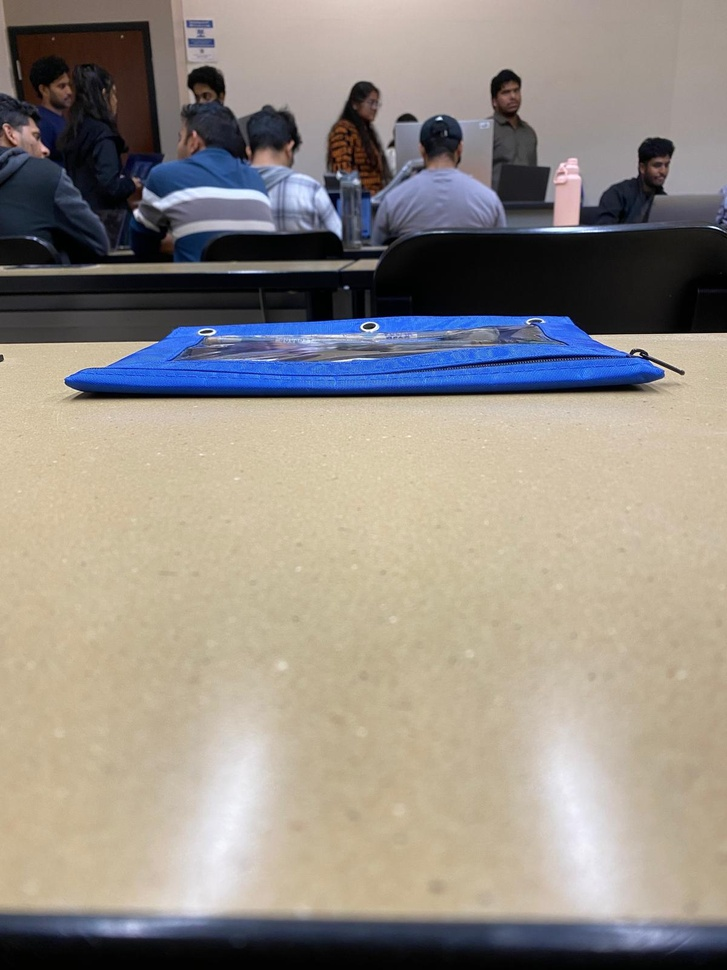
#> input picture hwsources/reference.jpg, 727 x 970 px, shrunk from 1200 x 1600 before the run; its folder holds only this picture in this run
$ python Assignment3Part1.py   (older library calls are emulated)
#> lines starting #> are read from the running program, lines starting #| are printed output that depends on the picture; after the words box and inside, x2 and y2 are one past the last pixel; in counts of white or black regions, pixels touching at a corner belong together
"""
CSC 8830 Assignment 3 - Problems 1, 2, & 3
Author: [Your Name]

Description:
    A comprehensive toolkit to process a dataset of images for:
    1. Gradients (Magnitude, Angle) & Laplacian of Gaussian (LoG).
    2. Feature Detection (Canny Edges, Harris Corners).
    3. Exact Boundary Detection (Contours).

Usage:
    python assignment3_cv_toolkit.py
    (Follow prompts to provide image directory)
"""

import cv2
import numpy as np
import os
import glob
import matplotlib.pyplot as plt

def process_gradients_log(img_gray):
    """ Problem 1: Gradient Mag/Angle and LoG """
    # 1. Gradients (Sobel)
    gx = cv2.Sobel(img_gray, cv2.CV_64F, 1, 0, ksize=3)
    gy = cv2.Sobel(img_gray, cv2.CV_64F, 0, 1, ksize=3)

    # Magnitude and Angle
    magnitude = cv2.magnitude(gx, gy)
    angle = cv2.phase(gx, gy, angleInDegrees=True)

    # Normalize Magnitude for visualization
    magnitude_norm = cv2.normalize(magnitude, None, 0, 255, cv2.NORM_MINMAX).astype(np.uint8)

    # 2. Laplacian of Gaussian (LoG)
    # Blur first (Gaussian), then Laplacian
    blurred = cv2.GaussianBlur(img_gray, (3, 3), 0)
    log = cv2.Laplacian(blurred, cv2.CV_64F)
    log_norm = cv2.normalize(np.abs(log), None, 0, 255, cv2.NORM_MINMAX).astype(np.uint8)

    return magnitude_norm, angle, log_norm

def detect_features(img_gray):
    """ Problem 2: Edges and Corners """
    # 1. Edge Detection (Canny)
    edges = cv2.Canny(img_gray, 100, 200)

    # 2. Corner Detection (Harris)
    # dst returns a response map
    dst = cv2.cornerHarris(img_gray, blockSize=2, ksize=3, k=0.04)
    # Dilate for marking corners clearly
    dst_dilated = cv2.dilate(dst, None)

    return edges, dst_dilated

def find_exact_boundaries(img_rgb, img_gray):
    """ Problem 3: Exact Object Boundaries (Contours) """
    # Preprocessing for better contour detection
    blurred = cv2.GaussianBlur(img_gray, (5, 5), 0)

    # Otsu's thresholding automatically finds best threshold
    _, thresh = cv2.threshold(blurred, 0, 255, cv2.THRESH_BINARY + cv2.THRESH_OTSU)

    # Find Contours
    contours, hierarchy = cv2.findContours(thresh, cv2.CV_RETR_EXTERNAL, cv2.CHAIN_APPROX_SIMPLE)

    # Draw contours on a copy
    boundary_img = img_rgb.copy()
    cv2.drawContours(boundary_img, contours, -1, (0, 255, 0), 2)

    return boundary_img, contours

def main():
    print("=== Assignment 3: CV Toolkit ===")
    img_dir = input("Enter path to dataset folder (containing 10 images): ").strip()
#> the answer given: .

    if not os.path.exists(img_dir):
        print(f"[ERROR] Directory '{img_dir}' not found.")
        return

    # Load all images
    extensions = ['*.jpg', '*.png', '*.jpeg']
    img_files = []
    for ext in extensions:
        img_files.extend(glob.glob(os.path.join(img_dir, ext)))

    print(f"[INFO] Found {len(img_files)} images.")

    for fpath in img_files:
        filename = os.path.basename(fpath)
        print(f"\nProcessing {filename}...")

        img = cv2.imread(fpath)
#> img is the input picture: shape (970, 727, 3); mean B, G, R 133.4, 141, 148.1
        if img is None: continue
        img_rgb = cv2.cvtColor(img, cv2.COLOR_BGR2RGB)
        img_gray = cv2.cvtColor(img, cv2.COLOR_BGR2GRAY)
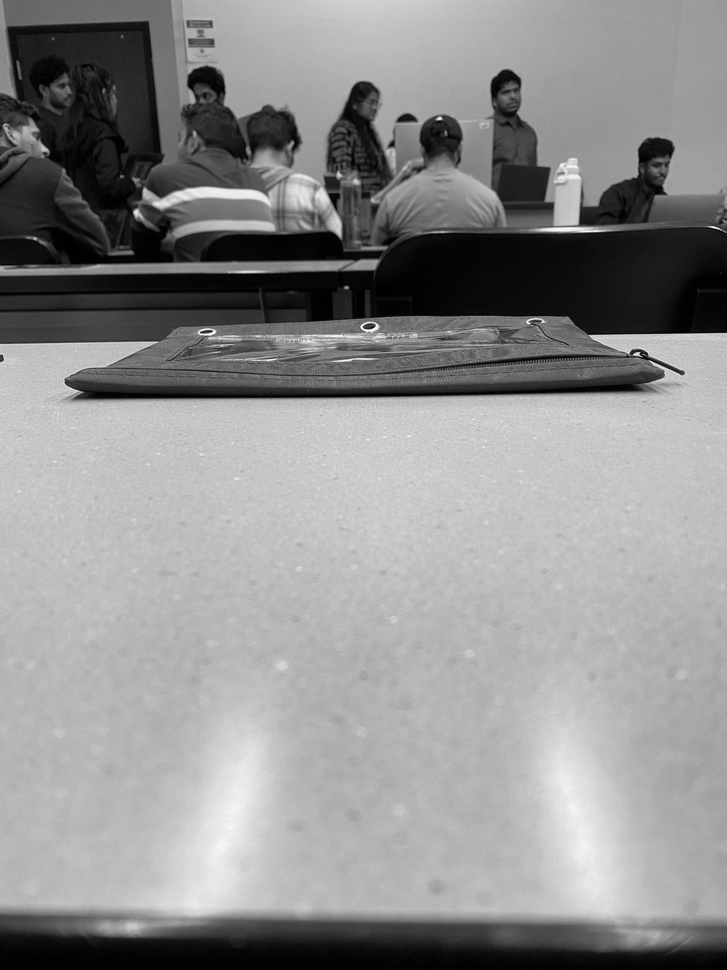
#> img_gray: shape (970, 727); min 0, max 255, mean 142.3

        # --- Q1: Gradients & LoG ---
        mag, ang, log = process_gradients_log(img_gray)
#> in process_gradients_log, `gy = cv2.Sobel(img_gray, cv2.CV_64F, 0, 1, ksize=3)`:
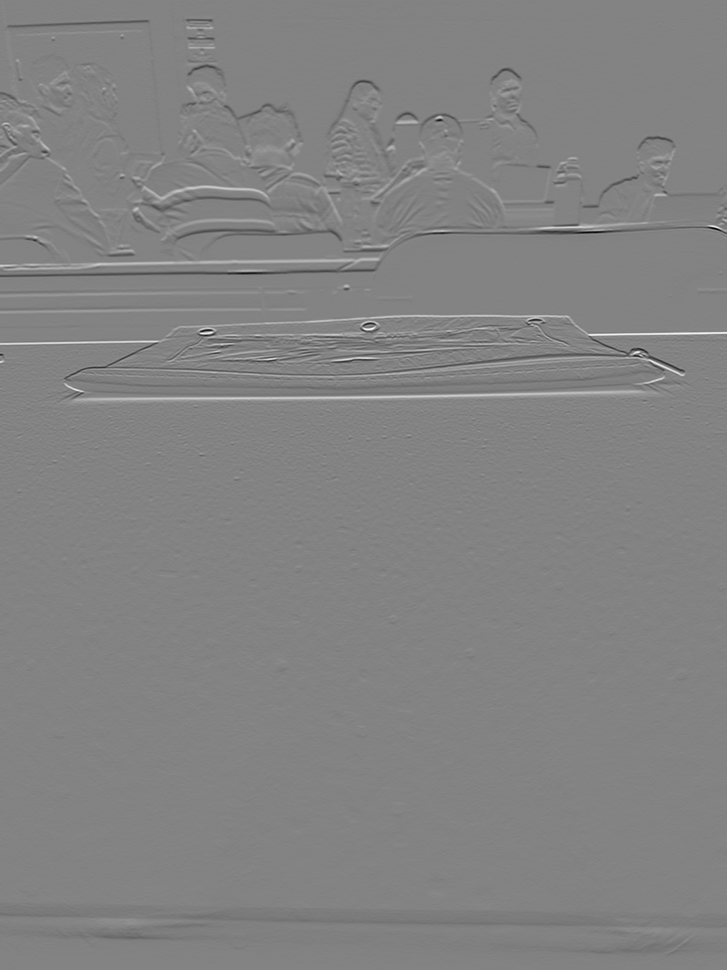
#> gy: shape (970, 727) float64; min -985, max 930, mean -1.3; drawn with min black and max white
#> in process_gradients_log, `angle = cv2.phase(gx, gy, angleInDegrees=True)`:
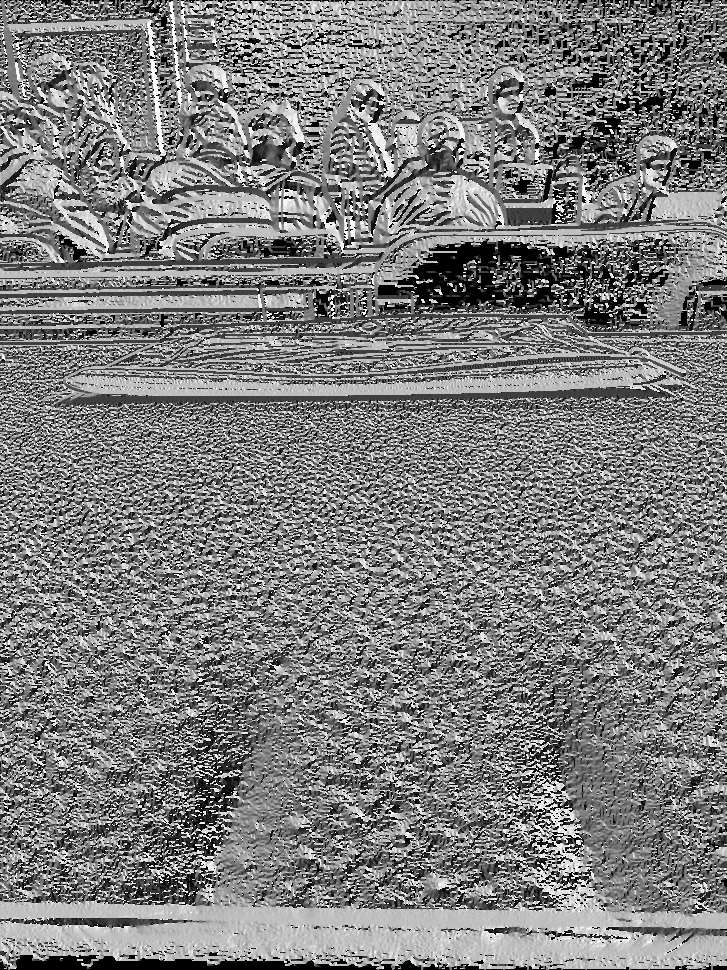
#> angle: shape (970, 727) float64; min 0, max 359.9, mean 177.7; drawn with min black and max white

        # --- Q2: Features ---
        edges, corners = detect_features(img_gray)
#> in detect_features, `edges = cv2.Canny(img_gray, 100, 200)`:
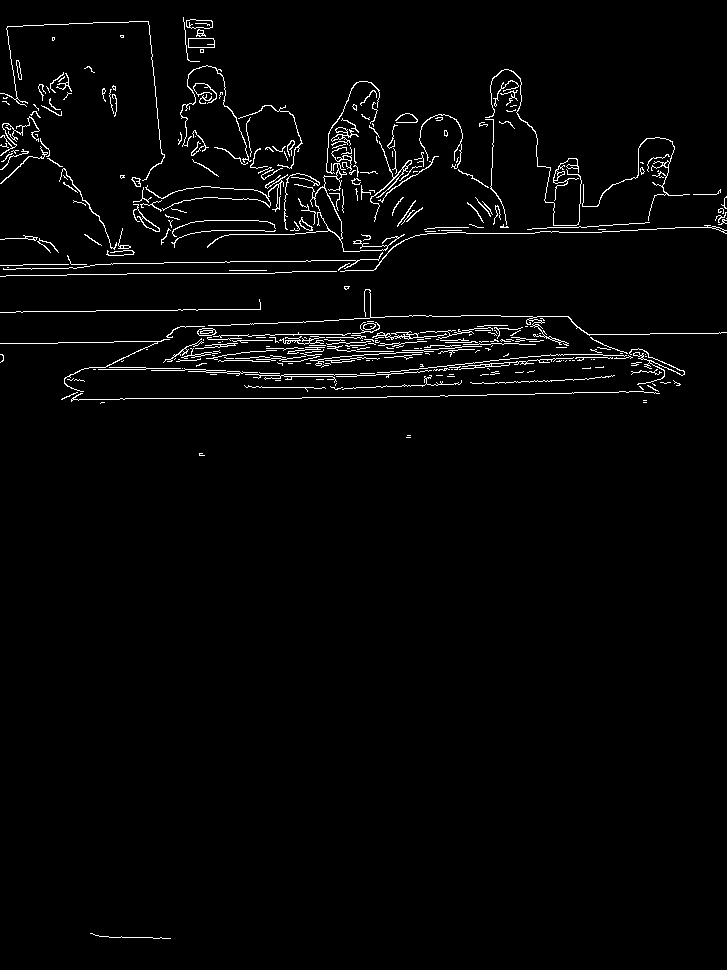
#> edges: shape (970, 727); 2.4% white in thin lines or dots
        # Create visual for corners
        corners_vis = img_rgb.copy()
        corners_vis[corners > 0.01 * corners.max()] = [255, 0, 0]
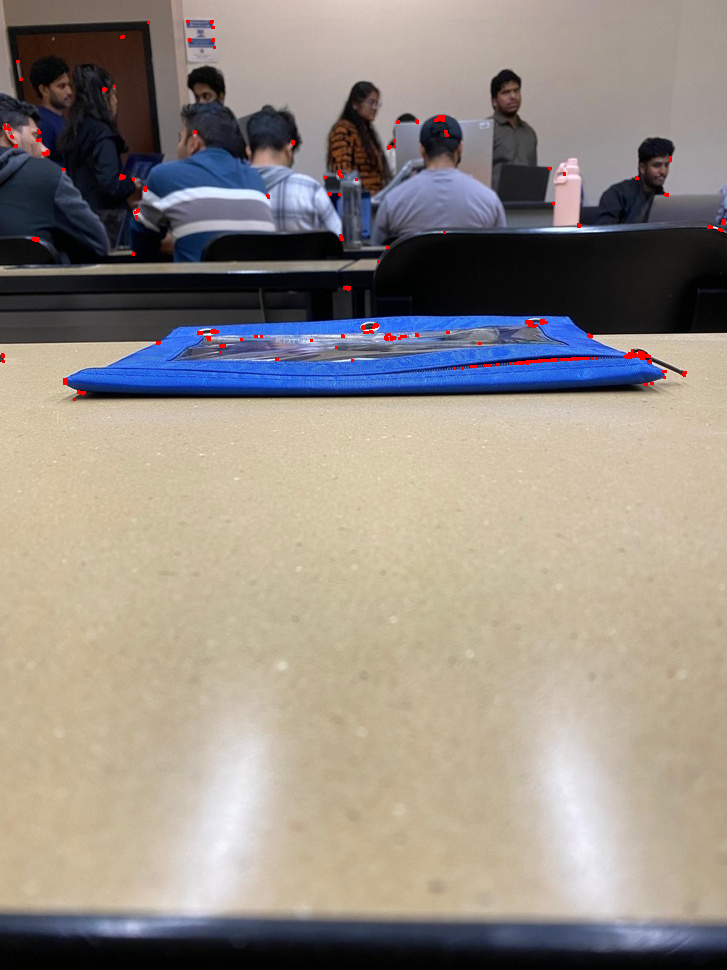
#> corners_vis: shape (970, 727, 3); mean R, G, B 148.6, 140.7, 133

        # --- Q3: Boundaries ---
        boundary_img, _ = find_exact_boundaries(img_rgb, img_gray)
#> in find_exact_boundaries, `_, thresh = cv2.threshold(blurred, 0, 255, cv2.THRESH_BINARY + cv2.THR..`:
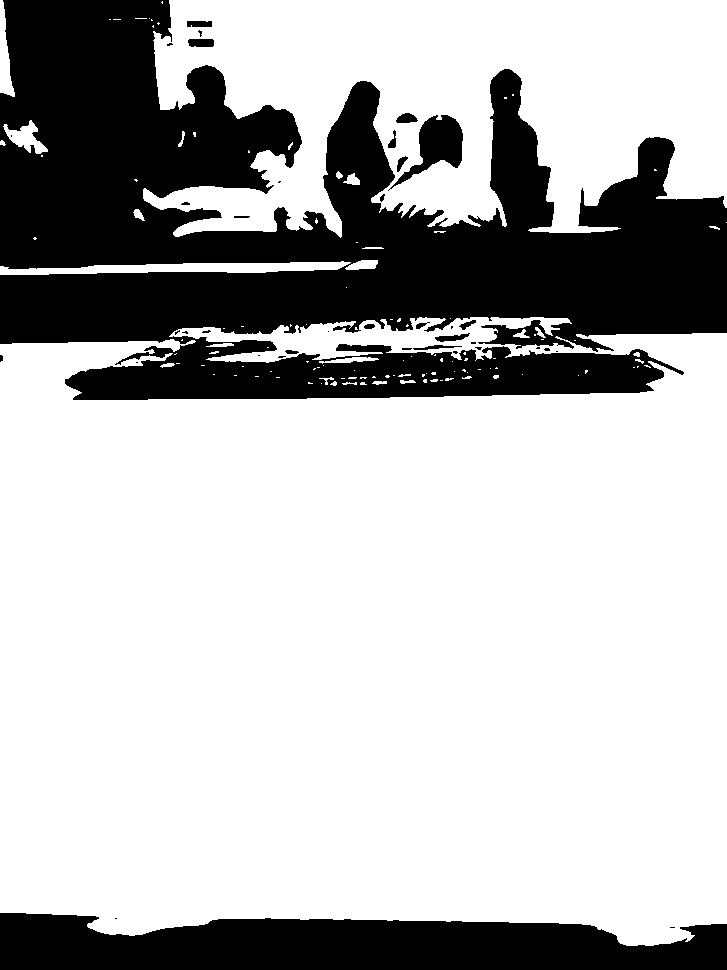
#> thresh: shape (970, 727); 71.4% white; 39 black regions (22 under 20 px), largest, box (x1, y1, x2, y2) and area: (0, 0, 727, 400) 165166, (0, 913, 727, 970) 33109, (388, 115, 463, 191) 2117

        # --- Visualization (Matplotlib) ---
        plt.figure(figsize=(15, 8))
        plt.suptitle(f"Analysis: {filename}")

        # Row 1: Gradients
        plt.subplot(2, 4, 1); plt.imshow(img_rgb); plt.title("Original")
        plt.axis('off')
        plt.subplot(2, 4, 2); plt.imshow(mag, cmap='jet'); plt.title("Gradient Mag")
        plt.axis('off')
        plt.subplot(2, 4, 3); plt.imshow(ang, cmap='hsv'); plt.title("Gradient Angle")
        plt.axis('off')
        plt.subplot(2, 4, 4); plt.imshow(log, cmap='gray'); plt.title("LoG")
        plt.axis('off')

        # Row 2: Features & Boundaries
        plt.subplot(2, 4, 5); plt.imshow(edges, cmap='gray'); plt.title("Edges (Canny)")
        plt.axis('off')
        plt.subplot(2, 4, 6); plt.imshow(corners_vis); plt.title("Corners (Harris)")
        plt.axis('off')
        plt.subplot(2, 4, 7); plt.imshow(boundary_img); plt.title("Exact Boundary")
        plt.axis('off')

        plt.tight_layout()
        plt.show()

        # Pause for user
        # input("Press Enter for next image...")

if __name__ == "__main__":
#> (the run stopped early here; a loop or call above may not have finished)
